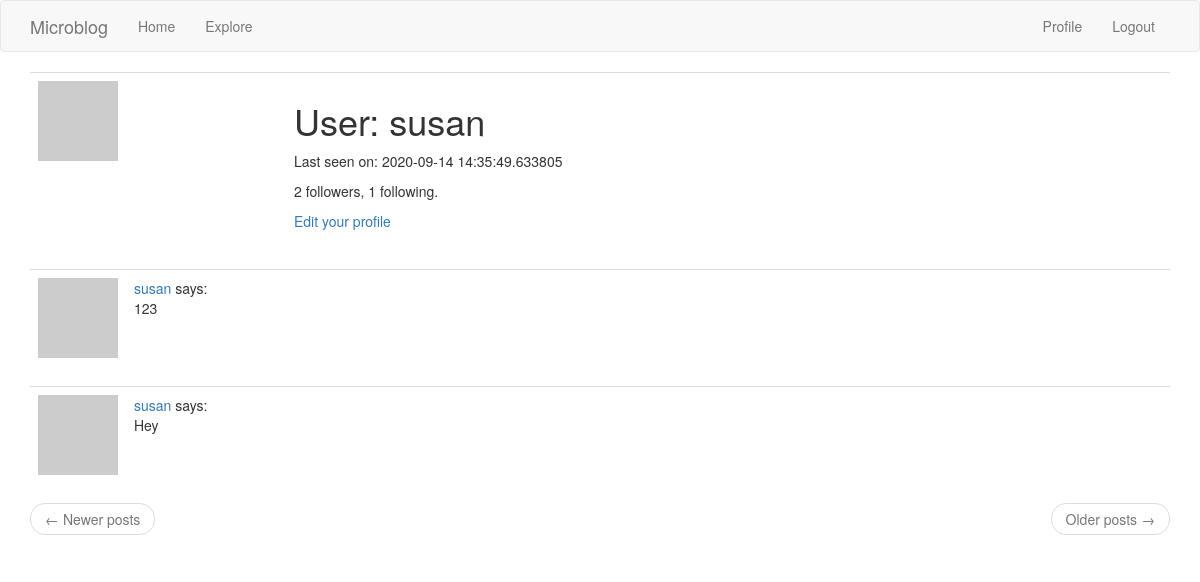
Before: /user/susan (signed in) with the older database file.
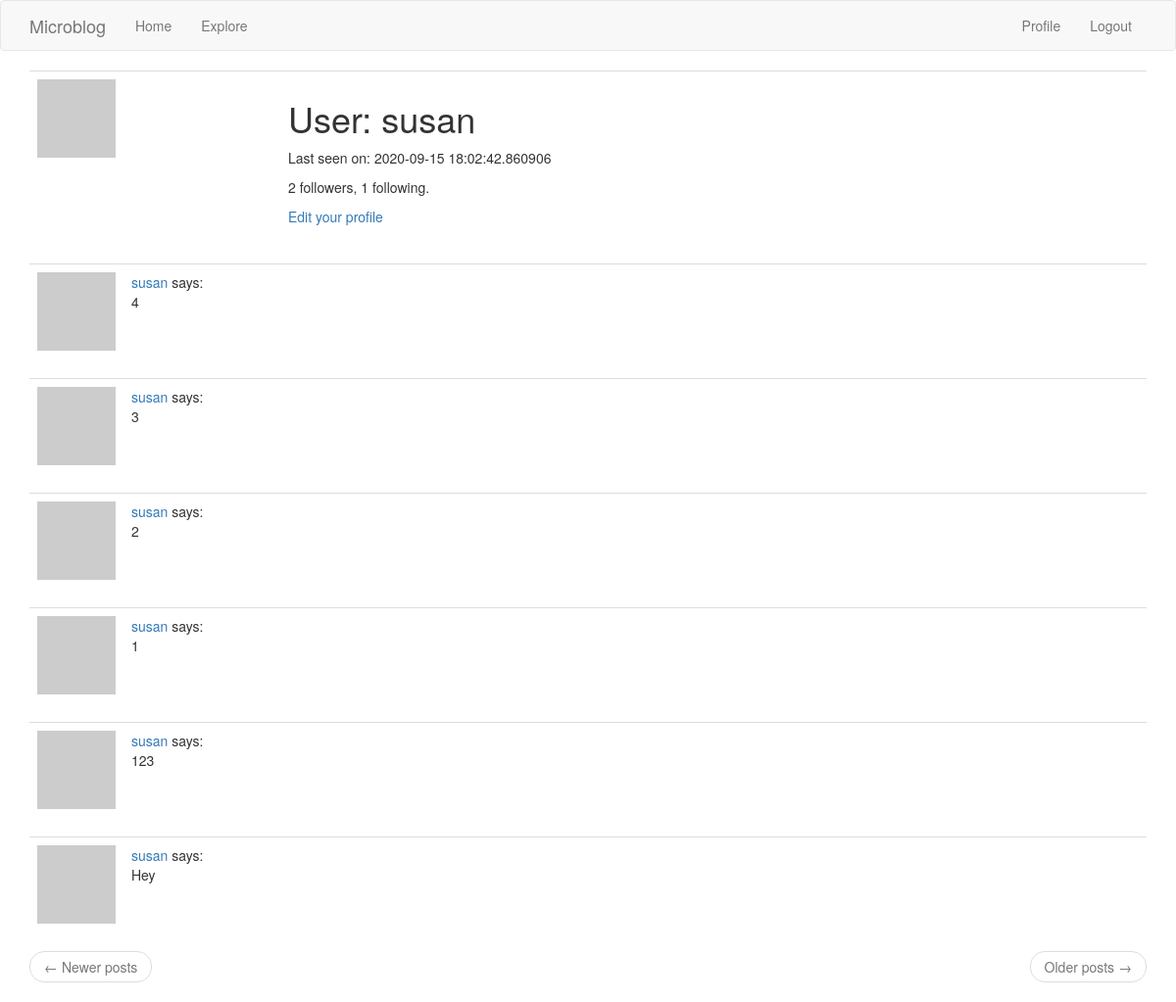
After: the same page with the newer database file.
### app/models.py (models this page shows, shortened)
class User(UserMixin, db.Model):
	id = db.Column(db.Integer, primary_key=True)
	username = db.Column(db.String(64), index=True, unique=True)
	email = db.Column(db.String(120), index=True, unique=True)
	password_hash = db.Column(db.String(128))
	about_me = db.Column(db.String(140))
	last_seen = db.Column(db.DateTime, default=datetime.utcnow)
	posts = db.relationship('Post', backref='author', lazy='dynamic')
	followed = db.relationship(
		'User', secondary=followers,
		primaryjoin=(followers.c.follower_id == id),
		secondaryjoin=(followers.c.followed_id == id),
		backref=db.backref('followers', lazy='dynamic'), lazy='dynamic')
	def avatar(self, size):
		digest = md5(self.email.lower().encode('utf-8')).hexdigest()
		return 'https://www.gravatar.com/avatar/{}?d=identicon&s={}'.format(digest, size)

class Post(db.Model):
	id = db.Column(db.Integer, primary_key=True)
	body = db.Column(db.String(140))
	timestamp = db.Column(db.DateTime, index=True, default=datetime.utcnow)
	user_id = db.Column(db.Integer, db.ForeignKey('user.id'))

### app/routes.py (the view)
@app.route('/user/<username>')
@login_required
def user(username):
	user = User.query.filter_by(username=username).first_or_404()
	page = request.args.get('page', 1, type=int)
	posts = user.posts.order_by(Post.timestamp.desc()).paginate(
		page, app.config['POSTS_PER_PAGE'], False)
	next_url = url_for('user', username=user.username, page=posts.next_num) if posts.has_next else None
	prev_url = url_for('user', username=user.username, page=posts.prev_num) if posts.has_prev else None
	form = EmptyForm()
	return render_template('user.html', user=user, posts=posts.items,
						   next_url=next_url, prev_url=prev_url, form=form)

### app/models.py (called while the page is built)
@login.user_loader
def load_user(id):
	return User.query.get(int(id))

### app/routes.py (called while the page is built)
@app.before_request
def before_request():
	if current_user.is_authenticated:
		current_user.last_seen = datetime.utcnow()
		db.session.commit()

### app/templates/user.html (shortened to what this page needs)
{% extends "base.html" %}
{% block app_content %}
    <table class="table table-hover">
        <tr>
            <td width="256px"><img src="{{ user.avatar(256) }}"></td>
            <td>
                <h1>User: {{ user.username }}</h1>
                {% if user.last_seen %}<p>Last seen on: {{ user.last_seen }}</p>{% endif %}
                <p>{{ user.followers.count() }} followers, {{ user.followed.count() }} following.</p>
                {% if user == current_user %}
                <p><a href="{{ url_for('edit_profile') }}">Edit your profile</a></p>
                {% endif %}
            </td>
        </tr>
    </table>
    {% for post in posts %}
        {% include '_post.html' %}
    {% endfor %}
    <nav aria-label="...">
        <ul class="pager">
            <li class="previous{% if not prev_url %} disabled{% endif %}">
                <a href="{{ prev_url or '#' }}">
                    <span aria-hidden="true">&larr;</span> Newer posts
                </a>
            </li>
            <li class="next{% if not next_url %} disabled{% endif %}">
                <a href="{{ next_url or '#' }}">
                    Older posts <span aria-hidden="true">&rarr;</span>
                </a>
            </li>
        </ul>
    </nav>
{% endblock %}

### app/templates/_post.html
<table class="table table-hover">
    <tr>
        <td width="70px">
            <a href="{{ url_for('user', username=post.author.username) }}">
                <img src="{{ post.author.avatar(70) }}" />
            </a>
        </td>
        <td>
            <a href="{{ url_for('user', username=post.author.username) }}">
                {{ post.author.username }}
            </a>
            says:
            <br>
            {{ post.body }}
        </td>
    </tr>
</table>

Changed rows visible on the page:
changed User "susan": last_seen "2020-09-14 14:35:49.633805" → "2020-09-15 18:02:42.860906"
added Post: author.username "susan", body "4"
added Post: author.username "susan", body "3"
added Post: author.username "susan", body "2"
added Post: author.username "susan", body "1"
